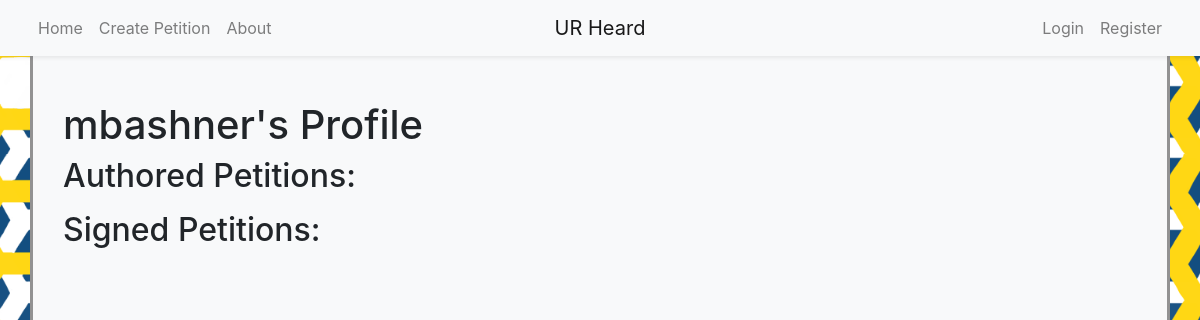
/profile/4, run on an earlier commit of the app's database.
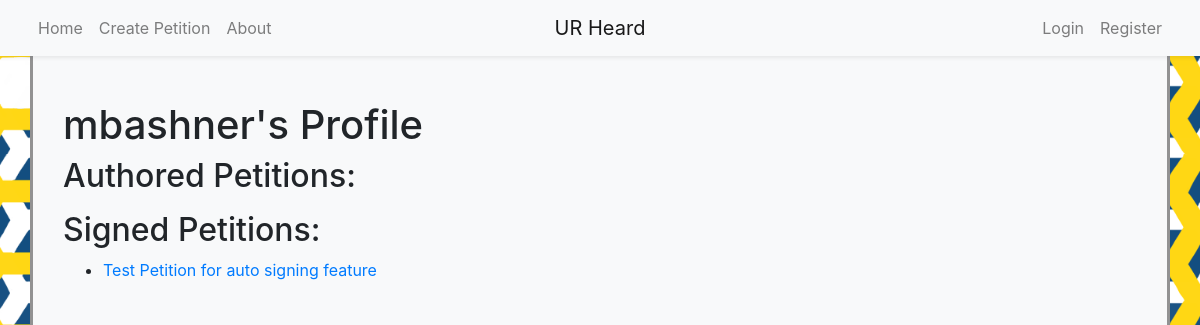
And on a later commit of the database.
### models.py (models this page shows, shortened)
class Petition(db.Model):
	__tablename__ = 'petition'
	id = db.Column(db.Integer, primary_key=True)
	title = db.Column(db.String(80), nullable=False)
	body = db.Column(db.Text, nullable=False)
	author_id = db.Column(db.Integer, db.ForeignKey('user.id'), nullable=False)
	author = db.relationship('User', backref='petition')
	timestamp = db.Column(db.DateTime, default=datetime.utcnow)
	signers = db.relationship('User', secondary=signature, backref='signed_petitions')
	initial_signatures = 0
	signature_count = db.Column(db.Integer, default=initial_signatures)

### app.py (the view)
@app.route('/profile/<int:id>')
def profile(id):
	current_profile = User.query.get_or_404(id)
	return render_template('profile.html', current_profile=current_profile)

### templates/profile.html (shortened to what this page needs)
{% extends "base.html" %}
{% block content %}
	<h1>{{ current_profile.name}}'s Profile</h1>
	<h2>Authored Petitions:</h2>
	<h2>Signed Petitions:</h2>
	<ul>
		{% for petition in current_profile.signed_petitions|reverse %}
			<li><a href="{{ url_for ('petition', id=petition.id) }}">{{petition.title}}</a></li>
		{% endfor %}
	</ul>
{% endblock content %}

What changed in the data, as far as the page shows it:
now on this page (row edited): Petition: title "Test Petition for auto signing feature"
